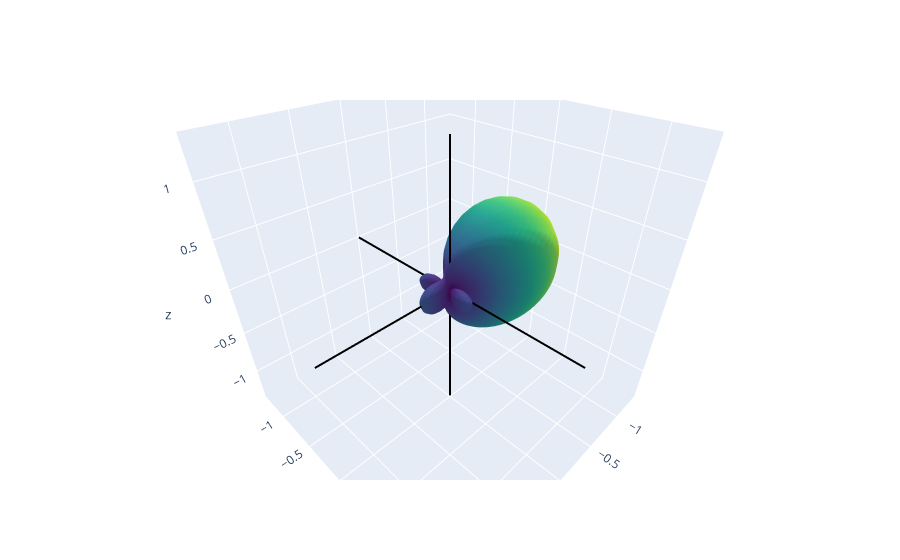

Notebook code cell kept with this figure:
### Code cell
# TESTING PLOTTING ROUTINES FOR SINGLETON CASE
%matplotlib inline
# Example conversion routine
from epsproc.sphCalc import setBLMs
from epsproc.sphFuncs.sphConv import *

# Set a basic distribution of REAL harmonics
BLMre = setBLMs([[0,0,1],[1,1,1],[2,2,1]], kind='real').squeeze(drop=True)

# Convert to complex form
BLMim = sphRealConvert(BLMre)

# Generate complex harmonics
IC = ep.sphCalc(Lmax = 2, res = 50)

# Plot
# CURRENTLY BORKED FOR ALL FORMS
# UPDATE: fixed pl case in ePSproc code, 13/07/23
# MPL version working in Stimpy test build, so looks like MPL version changes?

#  Plotly singleton case broken, need to fix source sphPlotPL, see line 863 in sphPlot() - seems to be due to changes in March 2023
#  Matplotlib giving empty plot in QM3 build, MPL v3.7.1... not sure why... working fine on Stimpy build, MPL v3.5.1
backend='pl'
ItpCSH, fig = ep.sphFromBLMPlot(BLMim, plotFlag = True, backend = backend, pType='a', showbackground=True)  #, rc=[1,1], norm='global')


# # Direct Xarray tensor multiplication - this will correctly handle dimensions if names match.
# Iim = BLMim.rename({'BLM':'LM'}).squeeze(drop=True) * IC
# # ep.sphSumPlotX(Irand, facetDim = 't')   # Note this may need facetDim set explicitly here for non-1D cases
# ep.sphSumPlotX(Iim, facetDim=None, backend='pl');

### Figure 1 — Plotly figure (JSON) as saved in the notebook; plotly's stock layout.template omitted (floating-point values rounded to 4 significant figures; data arrays with more than 128 entries replaced by an {"elided": "..."} marker saying what was removed)
{"data": [{"colorscale": [[0, "#440154"], [0.1111, "#482878"], [0.2222, "#3e4989"], [0.3333, "#31688e"], [0.4444, "#26828e"], [0.5556, "#1f9e89"], [0.6667, "#35b779"], [0.7778, "#6ece58"], [0.8889, "#b5de2b"], [1, "#fde725"]], "scene": "scene", "showscale": false, "surfacecolor": {"elided": "50x50 float values"}, "type": "surface", "x": {"elided": "50x50 float values"}, "y": {"elided": "50x50 float values"}, "z": {"elided": "50x50 float values"}}, {"line": {"color": "rgb(0, 0, 0)", "width": 4}, "mode": "lines", "scene": "scene", "showlegend": false, "type": "scatter3d", "x": [-1.357, 1.357, null, 0, 0, null, 0, 0, null], "y": [0, 0, null, -1.357, 1.357, null, 0, 0, null], "z": [0, 0, null, 0, 0, null, -1.357, 1.357, null]}], "layout": {"autosize": true, "scene": {"aspectmode": "cube", "aspectratio": {"x": 1, "y": 1, "z": 1}, "camera": {"eye": {"x": 0.85, "y": 0.85, "z": 0.85}}, "domain": {"x": [0, 1], "y": [0, 1]}, "xaxis": {"range": [-1.373, 1.373], "type": "linear"}, "yaxis": {"range": [-1.373, 1.373], "type": "linear"}, "zaxis": {"range": [-1.373, 1.373], "type": "linear"}}}}
